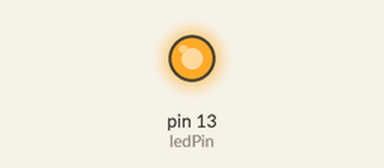
A sketch run on a simulated Arduino Uno, built with avr-gcc and run on an emulated ATmega328P. Parts: output pins drawn as LEDs (lit = HIGH).

Above: at 0.16 s.
At 14.6 s:
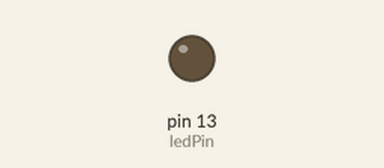
Timing chart, 0 to 21.2 s (numbered marks = the images above):
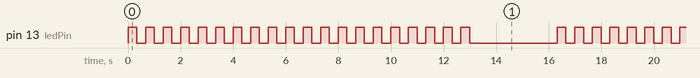

Measured:
- by itself, pin 13 (ledPin): repeats every 16.3 s: HIGH 0.33 s, LOW 3.3 s, 19 × (HIGH 0.33 s, LOW 0.33 s)
- by itself, everything shown: repeats every 16.3 s, in 40 steps

The sketch:

01_blink_led7_function.ino
```cpp
const int ledPin = 13;
const int delayPeriod = 333;
int count = 0;

// the setup function runs once when you press reset or power the board
void setup() {
  // initialize digital pin LED_BUILTIN as an output.
  pinMode(ledPin, OUTPUT);
}

// the loop function runs over and over again forever
void loop() {
  flash();
  count++;
  if (count == 20) {
    count = 0;
    delay(3000);
  }
}

void flash() {
  digitalWrite(ledPin, HIGH);
  delay(delayPeriod);
  digitalWrite(ledPin, LOW);
  delay(delayPeriod);
}
```
